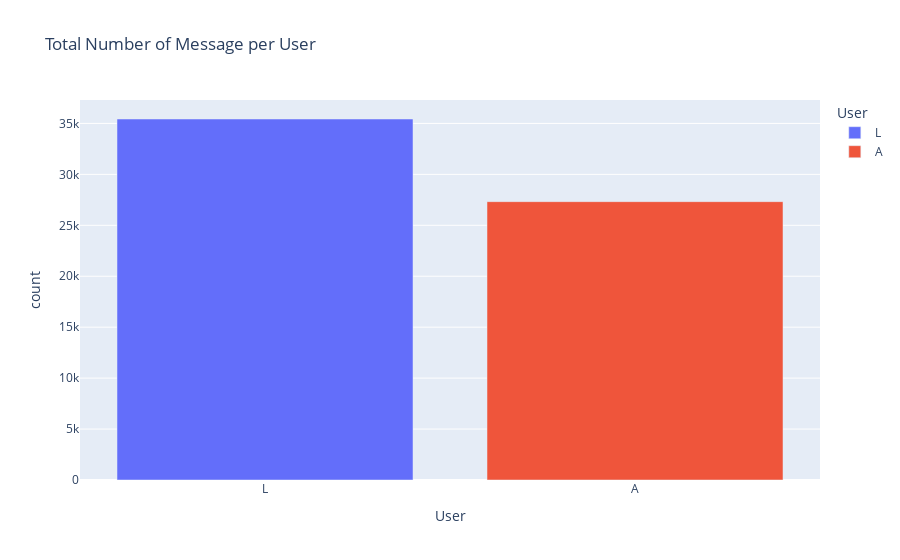

The notebook cell this image was saved under:
### Markdown cell above
## *Who has sent the highest number of messages?*

### Code cell
px.bar(pd.DataFrame(df["User"].value_counts()).reset_index(), 
             x = "User", 
             y = "count",
             color = "User",
             title = "Total Number of Message per User")

### Figure 1 — Plotly figure (JSON) as saved in the notebook; plotly's stock layout.template omitted (floating-point values rounded to 4 significant figures)
{"data": [{"alignmentgroup": "True", "hovertemplate": "User=%{x}<br>count=%{y}<extra></extra>", "legendgroup": "L", "marker": {"color": "#636efa", "pattern": {"shape": ""}}, "name": "L", "offsetgroup": "L", "orientation": "v", "showlegend": true, "textposition": "auto", "type": "bar", "x": ["L"], "xaxis": "x", "y": [35434], "yaxis": "y"}, {"alignmentgroup": "True", "hovertemplate": "User=%{x}<br>count=%{y}<extra></extra>", "legendgroup": "A", "marker": {"color": "#EF553B", "pattern": {"shape": ""}}, "name": "A", "offsetgroup": "A", "orientation": "v", "showlegend": true, "textposition": "auto", "type": "bar", "x": ["A"], "xaxis": "x", "y": [27320], "yaxis": "y"}], "layout": {"barmode": "relative", "legend": {"title": {"text": "User"}, "tracegroupgap": 0}, "title": {"text": "Total Number of Message per User"}, "xaxis": {"anchor": "y", "categoryarray": ["L", "A"], "categoryorder": "array", "domain": [0, 1], "title": {"text": "User"}}, "yaxis": {"anchor": "x", "domain": [0, 1], "title": {"text": "count"}}}}
